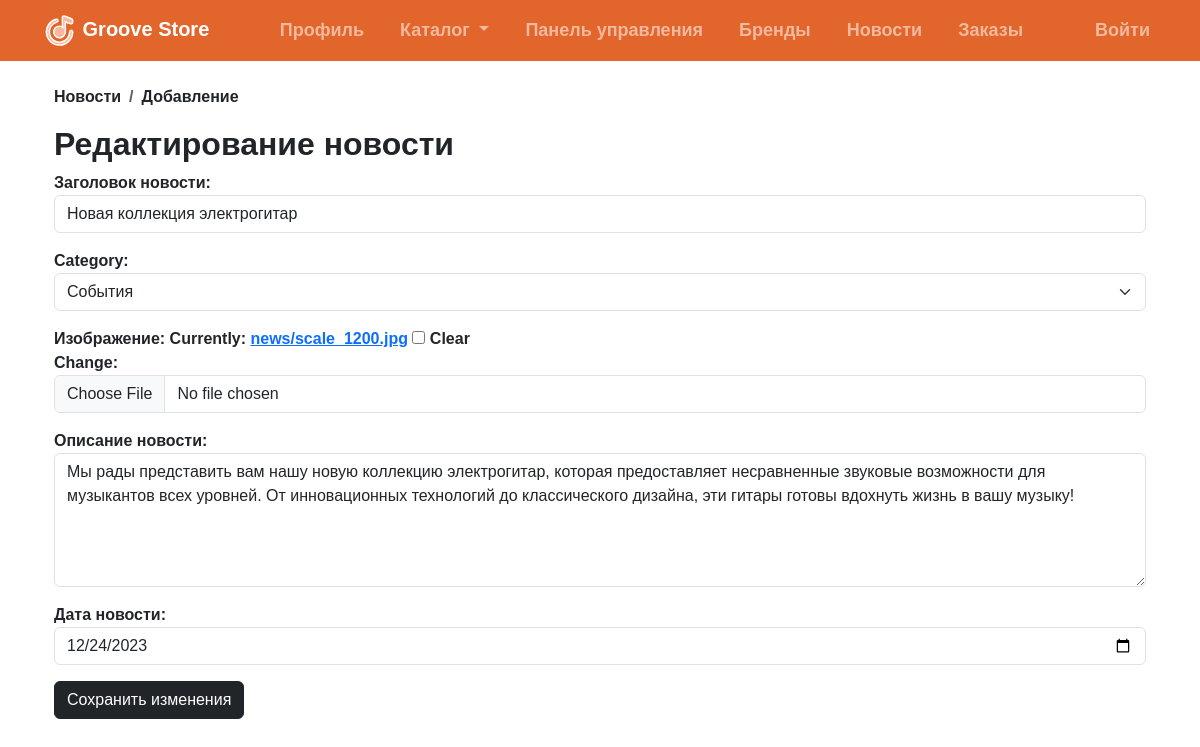
Screenshot of /news/3/edit/ with the database file from the repository.
### app/models.py (models this page shows, shortened)
class News(models.Model):
    name = models.CharField("Заголовок новости", max_length=255)
    category = models.ForeignKey(NewsCategory, on_delete=models.CASCADE)
    photo = models.FileField("Изображение", upload_to="news/", blank=True, null=True)
    description = models.TextField("Описание новости")
    date = models.DateTimeField("Дата новости")
    class Meta:
        verbose_name_plural = "Новости"

### app/views.py (the view)
# urls.py: path('news/<int:news_id>/edit/', edit_news, name='edit_news'),
def edit_news(request, news_id):
    categories = Category.objects.all()
    news = get_object_or_404(News, id=news_id)
    if request.method == 'POST':
        form = NewsForm(request.POST, request.FILES, instance=news)
        if form.is_valid():
            form.save()
            return redirect('add_news')
    else:
        form = NewsForm(instance=news)
    return render(request, 'edit_news.html', {'form': form, 'news': news, 'categories': categories})

### app/forms.py
class NewsForm(forms.ModelForm):
    class Meta:
        model = News
        fields = '__all__'
        widgets = {
            'name': forms.TextInput(attrs={'class': 'form-control'}),
            'category': forms.Select(attrs={'class': 'form-select'}),
            'photo': forms.ClearableFileInput(attrs={'class': 'form-control'}),
            'description': forms.Textarea(attrs={'class': 'form-control', 'rows': 5}),
            'date': forms.DateInput(attrs={'class': 'form-control', 'type': 'date'}),
        }

### app/models.py (called while the page is built)
    def __str__(self):
        return self.type

### templates/edit_news.html (shortened to what this page needs)
{% extends 'base.html' %}
{% load static %}
{% block nav_block %}
<li class="nav-item">
    <a class="nav-link" href="{% url 'manager' %}">Профиль</a>
</li>
<li class="nav-item dropdown">
  <a class="nav-link dropdown-toggle" href="#" role="button" data-bs-toggle="dropdown" aria-expanded="false">
    Каталог
  </a>
</li>
  <li class="nav-item">
      <a class="nav-link" href="{% url 'add_product' }">Панель управления</a>
  </li>
  <li class="nav-item">
      <a class="nav-link" href="{% url 'brand_list' %}">Бренды</a>
  </li>
  <li class="nav-item">
      <a class="nav-link" href="{% url 'add_news' }">Новости</a>
  </li>
  <li class="nav-item">
    <a class="nav-link" href="{% url 'all_orders' }">Заказы</a>
  </li>
<li class="nav-item">
    <a class="nav-link" href="#"></a>
</li>
{% if user.is_authenticated %}
{% else %}
  <li class="nav-item">
    <a class="nav-link" href="{% url 'login' %}">Войти</a>
  </li>
{% endblock %}
{% block content %}
<div class="container mt-4">
    <nav aria-label="breadcrumb">
        <ol class="breadcrumb">
          <li class="breadcrumb-item">Новости</li>
          <li class="breadcrumb-item">Добавление</li>
        </ol>
    </nav>
    <h2>Редактирование новости</h2>
    <form method="post" action="{% url 'edit_news' news.id %}" enctype="multipart/form-data">
    {{ form.as_p }}
    <button type="submit" class="btn btn-dark">Сохранить изменения</button>
</form>
</div>
<br>
<br>
{% endblock %}

### static/css/style.css (style rules this page uses)
body, h1, h2, h3, h4, h5, h6, p, a, span, div, li, ul, ol, input, button, textarea { font-family: 'Mont', sans-serif; font-weight: 600; font-style: normal; }

### rows the page displays
News: name "Новая коллекция электрогитар", category "События", description "Мы рады представить вам нашу новую коллекцию электрогитар, которая предоставляет несравненные звуковые возможности для музыкантов всех уровней. От инновационных технологий до классического дизайна, эти гитары готовы вдохнуть жизнь в вашу музыку!", date "12/24/2023"
